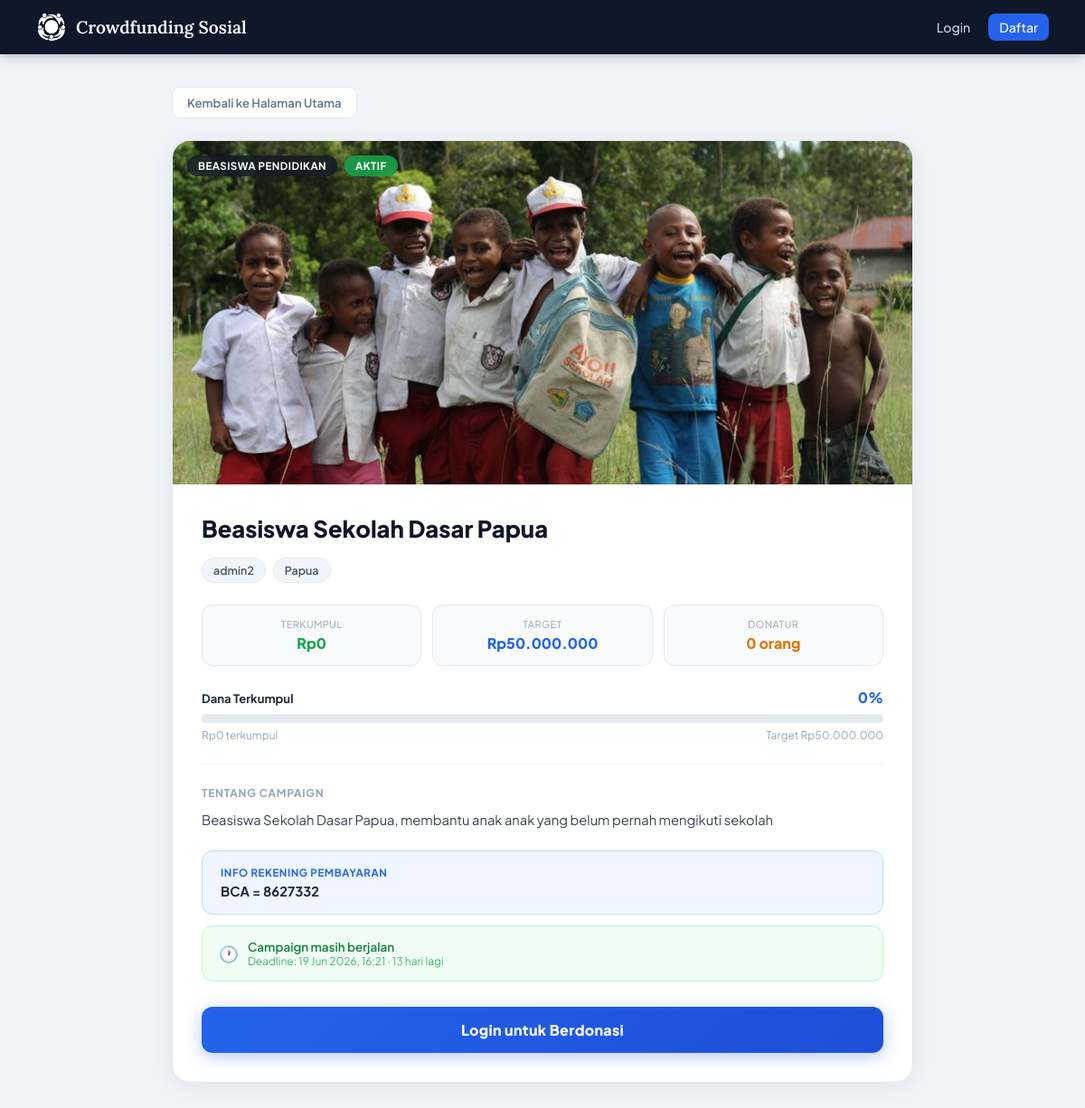
/detail.php?id=12, run on the app's committed database.
### tables this page shows
CREATE TABLE `campaigns` (
  `id` int(11) NOT NULL,
  `manager_id` int(11) NOT NULL,
  `title` varchar(150) NOT NULL,
  `category` varchar(100) NOT NULL,
  `location` varchar(150) NOT NULL,
  `description` text NOT NULL,
  `target_amount` decimal(15,2) NOT NULL DEFAULT 0.00,
  `collected_amount` decimal(15,2) NOT NULL DEFAULT 0.00,
  `deadline` datetime NOT NULL,
  `image` varchar(255) NOT NULL,
  `bank_info` varchar(255) NOT NULL,
  `created_at` timestamp NOT NULL DEFAULT current_timestamp()
);

CREATE TABLE `users` (
  `id` int(11) NOT NULL,
  `name` varchar(100) NOT NULL,
  `email` varchar(100) NOT NULL,
  `phone` varchar(20) NOT NULL,
  `address` text DEFAULT NULL,
  `avatar` varchar(255) DEFAULT NULL,
  `password` varchar(255) NOT NULL,
  `role` enum('donor','manager') NOT NULL DEFAULT 'donor',
  `created_at` timestamp NOT NULL DEFAULT current_timestamp()
);

### detail.php (the view, shortened to what this page needs)
<?php
require 'config.php';
function progColor(int $pct): array {
    if ($pct <= 50)  return ['grad' => 'linear-gradient(90deg,#2563eb,#38bdf8)', 'fire' => false];
    return               ['grad' => 'linear-gradient(90deg,#dc2626,#f97316)', 'fire' => true];
}
$id = isset($_GET['id']) ? (int)$_GET['id'] : 0;
$stmt = $conn->prepare("
    SELECT c.*, u.name AS manager_name
    FROM campaigns c
    JOIN users u ON c.manager_id = u.id
    WHERE c.id = ?
    LIMIT 1
");
$stmt->bind_param("i", $id);
$stmt->execute();
$campaign = $stmt->get_result()->fetch_assoc();
$pct = ($campaign['target_amount'] > 0)
    ? min(100, round(($campaign['collected_amount'] / $campaign['target_amount']) * 100))
    : 0;
$is_expired  = strtotime($campaign['deadline']) < time();
$days_left   = ceil((strtotime($campaign['deadline']) - time()) / 86400);
$imgPath     = 'uploads/' . $campaign['image'];
$imgExists   = !empty($campaign['image']) && file_exists($imgPath);
$dStmt = $conn->prepare("SELECT COUNT(*) AS cnt FROM donations WHERE campaign_id = ?");
$dStmt->bind_param("i", $id);
$dStmt->execute();
$donatur_count = $dStmt->get_result()->fetch_assoc()['cnt'];
?>
<!DOCTYPE html>
<html lang="id">
<head>
</head>
<body>
<nav class="navbar">
    <a class="navbar-brand" href="index.php">
        <img src="uploads/LogoKecil.png" alt="Logo">
        Crowdfunding Sosial
    </a>
    <div class="navbar-links">
        <?php if (isset($_SESSION['user_id'])): ?>
            <span style="color:#94a3b8;font-size:.85rem;">Halo, <?= htmlspecialchars($_SESSION['user_name']) ?> |</span>
            <?php if ($_SESSION['user_role'] === 'donor'): ?>
                <a href="donation_history.php">Riwayat</a>
            <?php else: ?>
                <a href="manager_dashboard.php" class="nav-cta">Dashboard</a>
            <?php endif; ?>
            <a href="logout.php" class="danger">Logout</a>
        <?php else: ?>
            <a href="login.php">Login</a>
            <a href="register.php" class="nav-cta">Daftar</a>
        <?php endif; ?>
    </div>
</nav>
<div class="page">
    <a href="index.php" class="back-link">Kembali ke Halaman Utama</a>
    <div class="detail-card">
        <div class="hero-img">
            <?php if ($imgExists): ?>
                <img src="<?= htmlspecialchars($imgPath) ?>" alt="<?= htmlspecialchars($campaign['title']) ?>">
            <?php else: ?>
                <div class="no-img">Tidak ada gambar</div>
            <?php endif; ?>
            <div class="hero-badges">
                <span class="hbadge hbadge-cat"><?= htmlspecialchars($campaign['category']) ?></span>
                <span class="hbadge <?= $is_expired ? 'hbadge-expired' : 'hbadge-active' ?>">
                    <?= $is_expired ? 'Berakhir' : 'Aktif' ?>
                </span>
            </div>
        </div>
        <div class="detail-body">
            <h1 class="detail-title"><?= htmlspecialchars($campaign['title']) ?></h1>
            <div class="meta-row">
                <span class="meta-pill"><?= htmlspecialchars($campaign['manager_name']) ?></span>
                <span class="meta-pill"><?= htmlspecialchars($campaign['location']) ?></span>
            </div>
            <div class="stats-row">
                <div class="stat-box green">
                    <div class="sl">Terkumpul</div>
                    <div class="sv">Rp<?= number_format($campaign['collected_amount'], 0, ',', '.') ?></div>
                </div>
                <div class="stat-box blue">
                    <div class="sl">Target</div>
                    <div class="sv">Rp<?= number_format($campaign['target_amount'], 0, ',', '.') ?></div>
                </div>
                <div class="stat-box amber">
                    <div class="sl">Donatur</div>
                    <div class="sv"><?= $donatur_count ?> orang</div>
                </div>
            </div>
            <?php $pc = progColor($pct); ?>
            <div class="prog-wrap">
                <div class="prog-header">
                    <span class="ph-label">Dana Terkumpul</span>
                    <span class="ph-pct" style="color:<?= $pct > 75 ? '#dc2626' : ($pct > 50 ? '#d97706' : '#2563eb') ?>">
                        <?= $pct ?>%<?= $pc['fire'] ? ' 🔥' : '' ?>
                    </span>
                </div>
                <div class="prog-bg">
                </div>
                <div class="prog-footer">
                    <span>Rp<?= number_format($campaign['collected_amount'], 0, ',', '.') ?> terkumpul</span>
                    <span>Target Rp<?= number_format($campaign['target_amount'], 0, ',', '.') ?></span>
                </div>
            </div>
            <hr class="divider">
            <div class="desc-label">Tentang Campaign</div>
            <div class="desc-text"><?= nl2br(htmlspecialchars($campaign['description'])) ?></div>
            <div class="bank-box">
                <div class="bl">Info Rekening Pembayaran</div>
                <div class="bv"><?= htmlspecialchars($campaign['bank_info']) ?></div>
            </div>
            <div class="deadline-box">
                <div class="db-icon"><?= $is_expired ? '&#128683;' : '&#128336;' ?></div>
                <div>
                    <div class="db-text">
                        <?= $is_expired
                            ? 'Campaign ini telah berakhir'
                            : ($days_left <= 7 ? 'Segera berakhir!' : 'Campaign masih berjalan') ?>
                    </div>
                    <div class="db-sub">
                        Deadline: <?= date('d M Y, H:i', strtotime($campaign['deadline'])) ?>
                        <?= !$is_expired ? " &middot; $days_left hari lagi" : '' ?>
                    </div>
                </div>
            </div>
            <?php if (!$is_expired && isset($_SESSION['user_id']) && $_SESSION['user_role'] === 'donor'): ?>
                <a class="btn-donate" href="donate.php?campaign_id=<?= $campaign['id'] ?>">Donasi Sekarang</a>
            <?php elseif (!isset($_SESSION['user_id'])): ?>
                <a class="btn-donate" href="login.php">Login untuk Berdonasi</a>
            <?php elseif ($is_expired): ?>
                <div class="btn-donate disabled">Campaign Telah Berakhir</div>
            <?php endif; ?>
        </div>
    </div>
</div>
</body>
</html>

### data on the page
campaigns: image (picture), category "BEASISWA PENDIDIKAN", title "Beasiswa Sekolah Dasar Papua", manager.name "admin2", location "Papua", collected_amount "0", target_amount "50.000.000", description "Beasiswa Sekolah Dasar Papua, membantu anak anak yang belum pernah mengikuti sekolah", bank_info "BCA = 8627332", deadline "19 Jun 2026, 16:21", deadline "13"

### other printed values
$donatur_count "0"
$pct "0"
